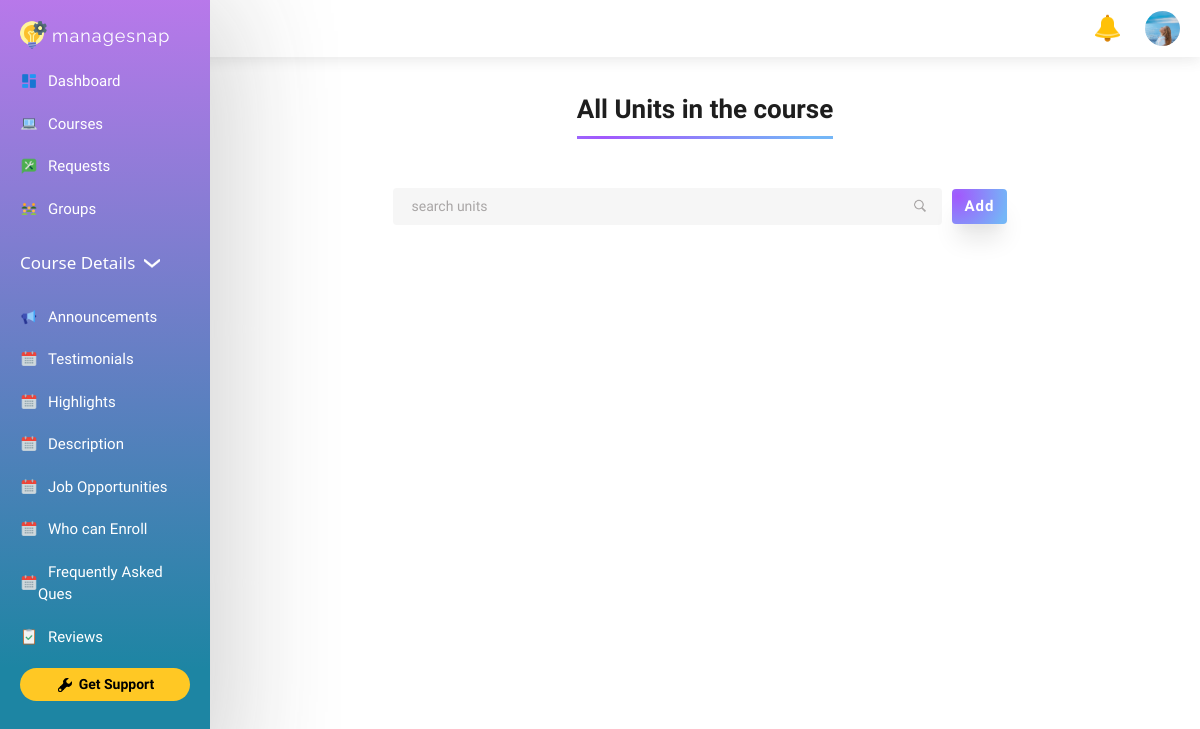
Page /creators-panel/course-desc-form/python-basics on the earlier database version.
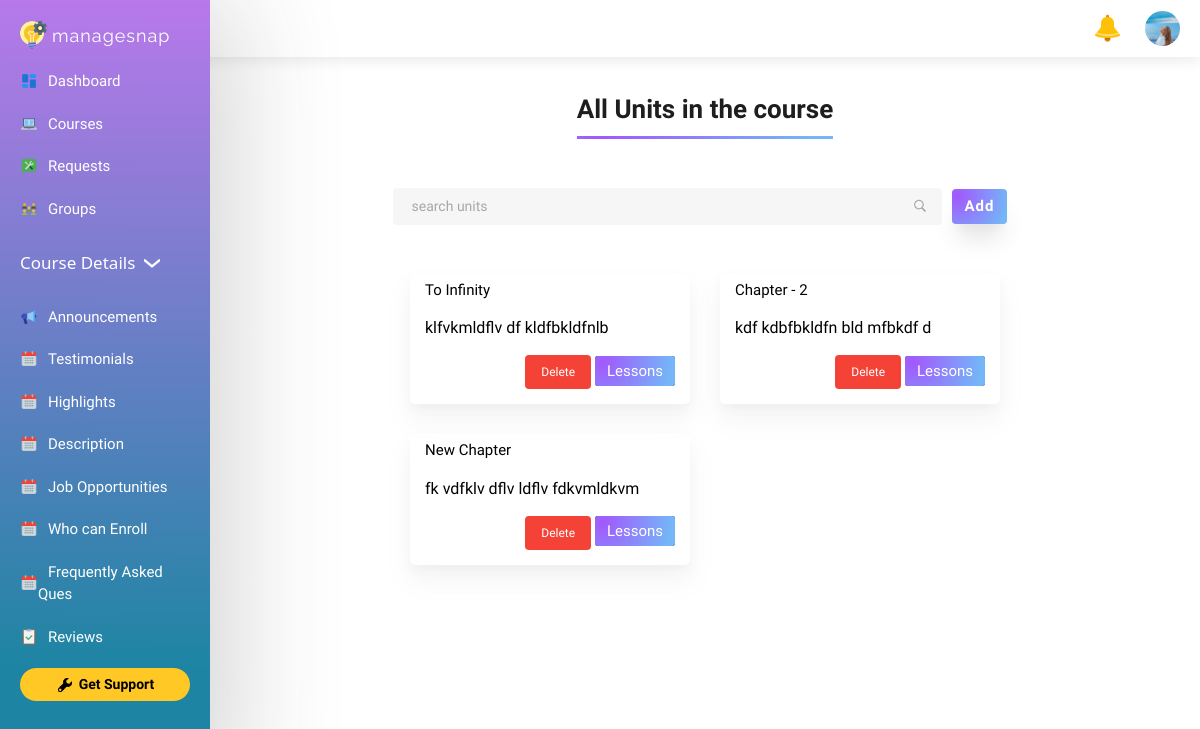
Same page on the later database version.
### course/models.py (models this page shows, shortened)
class Unit(models.Model):
    course = models.ForeignKey(Course, on_delete=models.CASCADE)
    title = models.CharField(max_length=100)
    brief = models.TextField()
    due = models.DateField(null=True)
    slug = models.SlugField(null=True, max_length=300, unique=True)

### course/views/creator_form.py (the view)
# urls.py: path('creators-panel/course-desc-form/<str:slug>', course_desc_form, name='course-desc-form'),
def course_desc_form(request, slug):
    code = Course.objects.get(slug=slug).instructor.slug
    profile = Profile.objects.get(slug=code)
    if request.method == 'GET':
        if profile.is_creator:
            course = Course.objects.filter(slug__iexact=slug).first()
            units = Unit.objects.filter(course=course)
            unit_form = UnitForm()
            rating = Rating.objects.filter(course=course)
            rating_form = RatingForm()
            if rating.exists():
                rating_update_form = RatingForm(instance=rating.first())
            else :
                rating_update_form = None
            review_objs = Review.objects.filter(course=course)
            review_form = ReviewForm()
            reviews = []
            for review in review_objs:
                data = {
                    'name': review.name,
                    'id': review.id,
                }
                reviews.append(data)
            testimonial_objs = Testimonial.objects.filter(course=course)
            testimonial_form = TestimonialForm()
            testimonials = []
            for testimonial in testimonial_objs:
                data = {
                    'name': testimonial.name,
                    'id': testimonial.id,
                }
                testimonials.append(data)
            payload = {
                'course': course,
                'units': units,
                'rating': rating.first(),
                'reviews': reviews,
                'testimonials': testimonials,
                'unit_form': unit_form,
                'rating_form': rating_form,
                'rating_update_form': rating_update_form,
                'review_form': review_form,
                'testimonial_form': testimonial_form,
                'creator': profile
            }
            return render(request, "teacher/course.html", payload)
        return redirect('')

### course/forms.py
class UnitForm(forms.ModelForm):
    class Meta:
        model = Unit
        fields = ('title', 'brief', 'due')
        widgets = {
            'title': forms.TextInput(attrs={'placeholder': 'title', 'class': 'w3-input w3-border w3-round'}),
            'brief': forms.Textarea(attrs={'placeholder': 'tell us brief about the course', 'class': 'w3-input w3-border w3-round'}),
            'due': forms.DateInput(attrs={'type': "date", 'class': "w3-input w3-round w3-border"})
        }

### templates/teacher/course.html (shortened to what the changed rows need)
{% load static %}
{% load crispy_forms_tags %}
<!DOCTYPE html>
<html lang="en">
<head>
    <link rel="stylesheet" href="{% static "styles/style.css"%}">
    <link rel="stylesheet" href="{% static "styles/courses-style.css"%}">
    <link rel="stylesheet" href="{% static "styles/add-popup.css"%}">
    <link rel="stylesheet" href="{% static "css/w3.css"%}">
</head>
<body>
    <div class="body">
        <div class="courses-container">
            <div class="courses course-item">
                <div class="course-sets">
                    {% for unit in units %}
                    <div class="course">
                        <div class="course-details">
                            <div class="course-author cd">
                                <p>{{unit.title}}</p>
                            </div>
                            <p class="course-name cd">{{unit.brief}}</p>
                            <div class="diff-preview cd">
                                <div class="preview">
                                    <a href="{% url 'delete-unit' unit.id %}">
                                        <button class='w3-button w3-small w3-round w3-red'>Delete</button>
                                    </a>
                                    <a href="{% url 'update-unit' course.slug unit.slug %}" class="preview-btn">Lessons</a>
                                </div>
                            </div>
                        </div>
                    </div>
                    {% endfor %}
                </div>
            </div>
        </div>
    </div>
</body>
</html>

Differences in the rows shown:
added Unit: title "To Infinity", brief "klfvkmldflv df kldfbkldfnlb"
added Unit: title "Chapter - 2", brief "kdf kdbfbkldfn bld mfbkdf d"
added Unit: title "New Chapter", brief "fk vdfklv dflv ldflv fdkvmldkvm"
